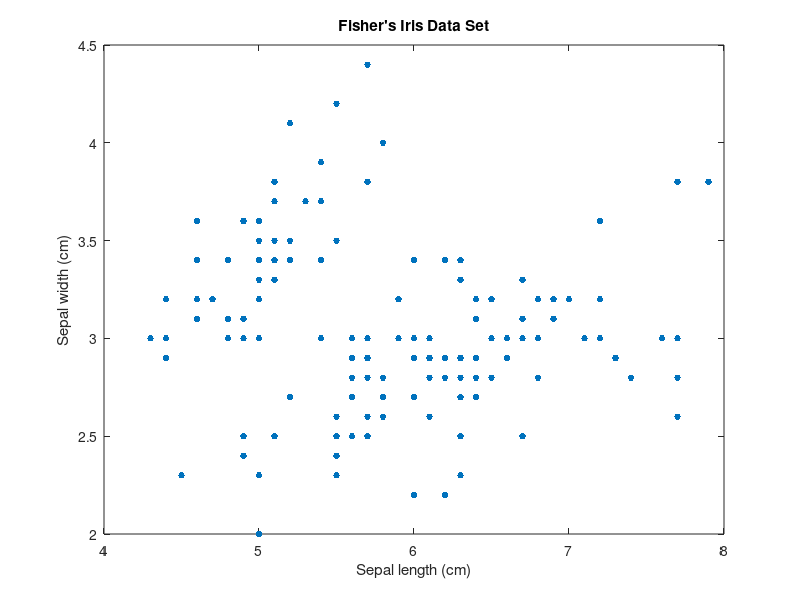

Here is the MATLAB script that generated this plot: (Note: this script raises an error after producing the figure.)
clear;
load fisheriris;
X = meas(:,1:2);
[n,p] = size(X);
rng(3); % For reproducibility

figure;
plot(X(:,1),X(:,2),'.','MarkerSize',15);
title('Fisher''s Iris Data Set');
xlabel('Sepal length (cm)');
ylabel('Sepal width (cm)');


%% 
k = 3;
Sigma = {'diagonal','full'};
nSigma = numel(Sigma);
SharedCovariance = {true,false};
SCtext = {'true','false'};
nSC = numel(SharedCovariance);
d = 500;
x1 = linspace(min(X(:,1)) - 2,max(X(:,1)) + 2,d);
x2 = linspace(min(X(:,2)) - 2,max(X(:,2)) + 2,d);
[x1grid,x2grid] = meshgrid(x1,x2);
X0 = [x1grid(:) x2grid(:)];
threshold = sqrt(chi2inv(0.99,2));
options = statset('MaxIter',1000); % Increase number of EM iterations


figure;
c = 1;
for i = 1:nSigma;
    for j = 1:nSC;
        gmfit = fitgmdist(X,k,'CovarianceType',Sigma{i},...
            'SharedCovariance',SharedCovariance{j},'Options',options);
        clusterX = cluster(gmfit,X);
        mahalDist = mahal(gmfit,X0);
        subplot(2,2,c);
        h1 = gscatter(X(:,1),X(:,2),clusterX);
        hold on;
            for m = 1:k;
                idx = mahalDist(:,m)<=threshold;
                Color = h1(m).Color*0.75 + -0.5*(h1(m).Color - 1);
                h2 = plot(X0(idx,1),X0(idx,2),'.','Color',Color,'MarkerSize',1);
                uistack(h2,'bottom');
            end
        plot(gmfit.mu(:,1),gmfit.mu(:,2),'kx','LineWidth',2,'MarkerSize',10)
        title(sprintf('Sigma is %s, SharedCovariance = %s',...
            Sigma{i},SCtext{j}),'FontSize',8)
        legend(h1,{'1','2','3'});
        hold off
        c = c + 1;
    end
end


%% another gaussian
k = 3;
cluster0 = {[ones(n-8,1); [2; 2; 2; 2]; [3; 3; 3; 3]];...
            randsample(1:k,n,true); randsample(1:k,n,true); 'plus'};
converged = nan(4,1);
figure;
for j = 1:4;
    gmfit = fitgmdist(X,k,'CovarianceType','full',...
        'SharedCovariance',false,'Start',cluster0{j},...
        'Options',options);
    clusterX = cluster(gmfit,X);
    mahalDist = mahal(gmfit,X0);
    subplot(2,2,j);
    h1 = gscatter(X(:,1),X(:,2),clusterX);
    hold on;
    nK = numel(unique(clusterX));
    for m = 1:nK;
        idx = mahalDist(:,m)<=threshold;
        Color = h1(m).Color*0.75 + -0.5*(h1(m).Color - 1);
        h2 = plot(X0(idx,1),X0(idx,2),'.','Color',Color,'MarkerSize',1);
        uistack(h2,'bottom');
    end
	plot(gmfit.mu(:,1),gmfit.mu(:,2),'kx','LineWidth',2,'MarkerSize',10)
    legend(h1,{'1','2','3'});
    hold off
    converged(j) = gmfit.Converged;
end
sum(converged)